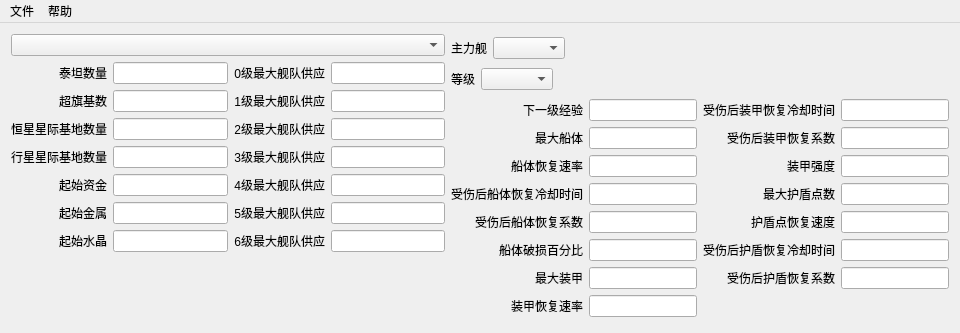
<?xml version="1.0" encoding="UTF-8"?>
<ui version="4.0">
 <class>SSE2_ConfigEditorMainWndClass</class>
 <widget class="QMainWindow" name="SSE2_ConfigEditorMainWndClass">
  <property name="geometry">
   <rect>
    <x>0</x>
    <y>0</y>
    <width>960</width>
    <height>333</height>
   </rect>
  </property>
  <property name="windowTitle">
   <string/>
  </property>
  <widget class="QWidget" name="centralWidget">
   <layout class="QHBoxLayout" name="horizontalLayout_4">
    <item>
     <layout class="QVBoxLayout" name="verticalLayout_3">
      <item>
       <layout class="QVBoxLayout" name="verticalLayout">
        <item>
         <layout class="QHBoxLayout" name="horizontalLayout_2" stretch="4">
          <item>
           <widget class="QComboBox" name="comboBox_faction"/>
          </item>
         </layout>
        </item>
        <item>
         <layout class="QGridLayout" name="gridLayout">
          <item row="0" column="0">
           <widget class="QLabel" name="label_Titan">
            <property name="text">
             <string>泰坦数量</string>
            </property>
            <property name="alignment">
             <set>Qt::AlignmentFlag::AlignRight|Qt::AlignmentFlag::AlignTrailing|Qt::AlignmentFlag::AlignVCenter</set>
            </property>
           </widget>
          </item>
          <item row="0" column="1">
           <widget class="QLineEdit" name="lineEdit_Titan">
            <property name="readOnly">
             <bool>false</bool>
            </property>
           </widget>
          </item>
          <item row="0" column="2">
           <widget class="QLabel" name="label_Maxsupply0">
            <property name="maximumSize">
             <size>
              <width>101</width>
              <height>20</height>
             </size>
            </property>
            <property name="text">
             <string>0级最大舰队供应</string>
            </property>
            <property name="alignment">
             <set>Qt::AlignmentFlag::AlignRight|Qt::AlignmentFlag::AlignTrailing|Qt::AlignmentFlag::AlignVCenter</set>
            </property>
           </widget>
          </item>
          <item row="0" column="3">
           <widget class="QLineEdit" name="lineEdit_Maxsupply0">
            <property name="readOnly">
             <bool>false</bool>
            </property>
           </widget>
          </item>
          <item row="1" column="0">
           <widget class="QLabel" name="label_SuperCapitalship">
            <property name="text">
             <string>超旗基数</string>
            </property>
            <property name="alignment">
             <set>Qt::AlignmentFlag::AlignRight|Qt::AlignmentFlag::AlignTrailing|Qt::AlignmentFlag::AlignVCenter</set>
            </property>
           </widget>
          </item>
          <item row="1" column="1">
           <widget class="QLineEdit" name="lineEdit_SuperCapitalship">
            <property name="readOnly">
             <bool>false</bool>
            </property>
           </widget>
          </item>
          <item row="1" column="2">
           <widget class="QLabel" name="label_Maxsupply1">
            <property name="maximumSize">
             <size>
              <width>101</width>
              <height>20</height>
             </size>
            </property>
            <property name="text">
             <string>1级最大舰队供应</string>
            </property>
            <property name="alignment">
             <set>Qt::AlignmentFlag::AlignRight|Qt::AlignmentFlag::AlignTrailing|Qt::AlignmentFlag::AlignVCenter</set>
            </property>
           </widget>
          </item>
          <item row="1" column="3">
           <widget class="QLineEdit" name="lineEdit_Maxsupply1">
            <property name="readOnly">
             <bool>false</bool>
            </property>
           </widget>
          </item>
          <item row="2" column="0">
           <widget class="QLabel" name="label_starStarbase">
            <property name="text">
             <string>恒星星际基地数量</string>
            </property>
            <property name="alignment">
             <set>Qt::AlignmentFlag::AlignRight|Qt::AlignmentFlag::AlignTrailing|Qt::AlignmentFlag::AlignVCenter</set>
            </property>
           </widget>
          </item>
          <item row="2" column="1">
           <widget class="QLineEdit" name="lineEdit_starStarbase">
            <property name="readOnly">
             <bool>false</bool>
            </property>
           </widget>
          </item>
          <item row="2" column="2">
           <widget class="QLabel" name="label_Maxsupply2">
            <property name="maximumSize">
             <size>
              <width>101</width>
              <height>20</height>
             </size>
            </property>
            <property name="text">
             <string>2级最大舰队供应</string>
            </property>
            <property name="alignment">
             <set>Qt::AlignmentFlag::AlignRight|Qt::AlignmentFlag::AlignTrailing|Qt::AlignmentFlag::AlignVCenter</set>
            </property>
           </widget>
          </item>
          <item row="2" column="3">
           <widget class="QLineEdit" name="lineEdit_Maxsupply2">
            <property name="readOnly">
             <bool>false</bool>
            </property>
           </widget>
          </item>
          <item row="3" column="0">
           <widget class="QLabel" name="label_planetStarbase">
            <property name="text">
             <string>行星星际基地数量</string>
            </property>
            <property name="alignment">
             <set>Qt::AlignmentFlag::AlignRight|Qt::AlignmentFlag::AlignTrailing|Qt::AlignmentFlag::AlignVCenter</set>
            </property>
           </widget>
          </item>
          <item row="3" column="1">
           <widget class="QLineEdit" name="lineEdit_planetStarbase">
            <property name="readOnly">
             <bool>false</bool>
            </property>
           </widget>
          </item>
          <item row="3" column="2">
           <widget class="QLabel" name="label_Maxsupply3">
            <property name="maximumSize">
             <size>
              <width>101</width>
              <height>20</height>
             </size>
            </property>
            <property name="text">
             <string>3级最大舰队供应</string>
            </property>
            <property name="alignment">
             <set>Qt::AlignmentFlag::AlignRight|Qt::AlignmentFlag::AlignTrailing|Qt::AlignmentFlag::AlignVCenter</set>
            </property>
           </widget>
          </item>
          <item row="3" column="3">
           <widget class="QLineEdit" name="lineEdit_Maxsupply3">
            <property name="readOnly">
             <bool>false</bool>
            </property>
           </widget>
          </item>
          <item row="4" column="0">
           <widget class="QLabel" name="label_default_starting_credit">
            <property name="text">
             <string>起始资金</string>
            </property>
            <property name="alignment">
             <set>Qt::AlignmentFlag::AlignRight|Qt::AlignmentFlag::AlignTrailing|Qt::AlignmentFlag::AlignVCenter</set>
            </property>
           </widget>
          </item>
          <item row="4" column="1">
           <widget class="QLineEdit" name="lineEdit_default_starting_credit">
            <property name="readOnly">
             <bool>false</bool>
            </property>
           </widget>
          </item>
          <item row="4" column="2">
           <widget class="QLabel" name="label_Maxsupply4">
            <property name="maximumSize">
             <size>
              <width>101</width>
              <height>20</height>
             </size>
            </property>
            <property name="text">
             <string>4级最大舰队供应</string>
            </property>
            <property name="alignment">
             <set>Qt::AlignmentFlag::AlignRight|Qt::AlignmentFlag::AlignTrailing|Qt::AlignmentFlag::AlignVCenter</set>
            </property>
           </widget>
          </item>
          <item row="4" column="3">
           <widget class="QLineEdit" name="lineEdit_Maxsupply4">
            <property name="readOnly">
             <bool>false</bool>
            </property>
           </widget>
          </item>
          <item row="5" column="0">
           <widget class="QLabel" name="label_default_starting_metal">
            <property name="text">
             <string>起始金属</string>
            </property>
            <property name="alignment">
             <set>Qt::AlignmentFlag::AlignRight|Qt::AlignmentFlag::AlignTrailing|Qt::AlignmentFlag::AlignVCenter</set>
            </property>
           </widget>
          </item>
          <item row="5" column="1">
           <widget class="QLineEdit" name="lineEdit_default_starting_metal">
            <property name="readOnly">
             <bool>false</bool>
            </property>
           </widget>
          </item>
          <item row="5" column="2">
           <widget class="QLabel" name="label_Maxsupply5">
            <property name="maximumSize">
             <size>
              <width>101</width>
              <height>20</height>
             </size>
            </property>
            <property name="text">
             <string>5级最大舰队供应</string>
            </property>
            <property name="alignment">
             <set>Qt::AlignmentFlag::AlignRight|Qt::AlignmentFlag::AlignTrailing|Qt::AlignmentFlag::AlignVCenter</set>
            </property>
           </widget>
          </item>
          <item row="5" column="3">
           <widget class="QLineEdit" name="lineEdit_Maxsupply5">
            <property name="readOnly">
             <bool>false</bool>
            </property>
           </widget>
          </item>
          <item row="6" column="0">
           <widget class="QLabel" name="label_default_starting_crystal">
            <property name="text">
             <string>起始水晶</string>
            </property>
            <property name="alignment">
             <set>Qt::AlignmentFlag::AlignRight|Qt::AlignmentFlag::AlignTrailing|Qt::AlignmentFlag::AlignVCenter</set>
            </property>
           </widget>
          </item>
          <item row="6" column="1">
           <widget class="QLineEdit" name="lineEdit_default_starting_crystal">
            <property name="readOnly">
             <bool>false</bool>
            </property>
           </widget>
          </item>
          <item row="6" column="2">
           <widget class="QLabel" name="label_Maxsupply6">
            <property name="maximumSize">
             <size>
              <width>101</width>
              <height>20</height>
             </size>
            </property>
            <property name="text">
             <string>6级最大舰队供应</string>
            </property>
            <property name="alignment">
             <set>Qt::AlignmentFlag::AlignRight|Qt::AlignmentFlag::AlignTrailing|Qt::AlignmentFlag::AlignVCenter</set>
            </property>
           </widget>
          </item>
          <item row="6" column="3">
           <widget class="QLineEdit" name="lineEdit_Maxsupply6">
            <property name="readOnly">
             <bool>false</bool>
            </property>
           </widget>
          </item>
         </layout>
        </item>
       </layout>
      </item>
      <item>
       <spacer name="verticalSpacer">
        <property name="orientation">
         <enum>Qt::Orientation::Vertical</enum>
        </property>
        <property name="sizeHint" stdset="0">
         <size>
          <width>20</width>
          <height>40</height>
         </size>
        </property>
       </spacer>
      </item>
     </layout>
    </item>
    <item>
     <layout class="QVBoxLayout" name="verticalLayout_2">
      <item>
       <layout class="QHBoxLayout" name="horizontalLayout">
        <item>
         <widget class="QLabel" name="label_Titan_2">
          <property name="text">
           <string>主力舰</string>
          </property>
          <property name="alignment">
           <set>Qt::AlignmentFlag::AlignRight|Qt::AlignmentFlag::AlignTrailing|Qt::AlignmentFlag::AlignVCenter</set>
          </property>
         </widget>
        </item>
        <item>
         <widget class="QComboBox" name="comboBox_faction_2"/>
        </item>
        <item>
         <spacer name="horizontalSpacer">
          <property name="orientation">
           <enum>Qt::Orientation::Horizontal</enum>
          </property>
          <property name="sizeHint" stdset="0">
           <size>
            <width>40</width>
            <height>20</height>
           </size>
          </property>
         </spacer>
        </item>
       </layout>
      </item>
      <item>
       <layout class="QHBoxLayout" name="horizontalLayout_3">
        <item>
         <widget class="QLabel" name="label_Titan_3">
          <property name="text">
           <string>等级</string>
          </property>
          <property name="alignment">
           <set>Qt::AlignmentFlag::AlignRight|Qt::AlignmentFlag::AlignTrailing|Qt::AlignmentFlag::AlignVCenter</set>
          </property>
         </widget>
        </item>
        <item>
         <widget class="QComboBox" name="comboBox_faction_3"/>
        </item>
        <item>
         <spacer name="horizontalSpacer_2">
          <property name="orientation">
           <enum>Qt::Orientation::Horizontal</enum>
          </property>
          <property name="sizeHint" stdset="0">
           <size>
            <width>40</width>
            <height>20</height>
           </size>
          </property>
         </spacer>
        </item>
       </layout>
      </item>
      <item>
       <layout class="QGridLayout" name="gridLayout_2">
        <item row="0" column="0">
         <widget class="QLabel" name="label_Titan_4">
          <property name="text">
           <string>下一级经验</string>
          </property>
          <property name="alignment">
           <set>Qt::AlignmentFlag::AlignRight|Qt::AlignmentFlag::AlignTrailing|Qt::AlignmentFlag::AlignVCenter</set>
          </property>
         </widget>
        </item>
        <item row="0" column="1">
         <widget class="QLineEdit" name="lineEdit_Titan_2">
          <property name="readOnly">
           <bool>false</bool>
          </property>
         </widget>
        </item>
        <item row="0" column="2">
         <widget class="QLabel" name="label_Titan_12">
          <property name="text">
           <string>受伤后装甲恢复冷却时间</string>
          </property>
          <property name="alignment">
           <set>Qt::AlignmentFlag::AlignRight|Qt::AlignmentFlag::AlignTrailing|Qt::AlignmentFlag::AlignVCenter</set>
          </property>
         </widget>
        </item>
        <item row="0" column="3">
         <widget class="QLineEdit" name="lineEdit_Titan_10">
          <property name="readOnly">
           <bool>false</bool>
          </property>
         </widget>
        </item>
        <item row="1" column="0">
         <widget class="QLabel" name="label_Titan_5">
          <property name="text">
           <string>最大船体</string>
          </property>
          <property name="alignment">
           <set>Qt::AlignmentFlag::AlignRight|Qt::AlignmentFlag::AlignTrailing|Qt::AlignmentFlag::AlignVCenter</set>
          </property>
         </widget>
        </item>
        <item row="1" column="1">
         <widget class="QLineEdit" name="lineEdit_Titan_3">
          <property name="readOnly">
           <bool>false</bool>
          </property>
         </widget>
        </item>
        <item row="1" column="2">
         <widget class="QLabel" name="label_Titan_13">
          <property name="text">
           <string>受伤后装甲恢复系数</string>
          </property>
          <property name="alignment">
           <set>Qt::AlignmentFlag::AlignRight|Qt::AlignmentFlag::AlignTrailing|Qt::AlignmentFlag::AlignVCenter</set>
          </property>
         </widget>
        </item>
        <item row="1" column="3">
         <widget class="QLineEdit" name="lineEdit_Titan_11">
          <property name="readOnly">
           <bool>false</bool>
          </property>
         </widget>
        </item>
        <item row="2" column="0">
         <widget class="QLabel" name="label_Titan_6">
          <property name="text">
           <string>船体恢复速率</string>
          </property>
          <property name="alignment">
           <set>Qt::AlignmentFlag::AlignRight|Qt::AlignmentFlag::AlignTrailing|Qt::AlignmentFlag::AlignVCenter</set>
          </property>
         </widget>
        </item>
        <item row="2" column="1">
         <widget class="QLineEdit" name="lineEdit_Titan_4">
          <property name="readOnly">
           <bool>false</bool>
          </property>
         </widget>
        </item>
        <item row="2" column="2">
         <widget class="QLabel" name="label_Titan_14">
          <property name="text">
           <string>装甲强度</string>
          </property>
          <property name="alignment">
           <set>Qt::AlignmentFlag::AlignRight|Qt::AlignmentFlag::AlignTrailing|Qt::AlignmentFlag::AlignVCenter</set>
          </property>
         </widget>
        </item>
        <item row="2" column="3">
         <widget class="QLineEdit" name="lineEdit_Titan_12">
          <property name="readOnly">
           <bool>false</bool>
          </property>
         </widget>
        </item>
        <item row="3" column="0">
         <widget class="QLabel" name="label_Titan_7">
          <property name="text">
           <string>受伤后船体恢复冷却时间</string>
          </property>
          <property name="alignment">
           <set>Qt::AlignmentFlag::AlignRight|Qt::AlignmentFlag::AlignTrailing|Qt::AlignmentFlag::AlignVCenter</set>
          </property>
         </widget>
        </item>
        <item row="3" column="1">
         <widget class="QLineEdit" name="lineEdit_Titan_5">
          <property name="readOnly">
           <bool>false</bool>
          </property>
         </widget>
        </item>
        <item row="3" column="2">
         <widget class="QLabel" name="label_Titan_15">
          <property name="text">
           <string>最大护盾点数</string>
          </property>
          <property name="alignment">
           <set>Qt::AlignmentFlag::AlignRight|Qt::AlignmentFlag::AlignTrailing|Qt::AlignmentFlag::AlignVCenter</set>
          </property>
         </widget>
        </item>
        <item row="3" column="3">
         <widget class="QLineEdit" name="lineEdit_Titan_13">
          <property name="readOnly">
           <bool>false</bool>
          </property>
         </widget>
        </item>
        <item row="4" column="0">
         <widget class="QLabel" name="label_Titan_8">
          <property name="text">
           <string>受伤后船体恢复系数</string>
          </property>
          <property name="alignment">
           <set>Qt::AlignmentFlag::AlignRight|Qt::AlignmentFlag::AlignTrailing|Qt::AlignmentFlag::AlignVCenter</set>
          </property>
         </widget>
        </item>
        <item row="4" column="1">
         <widget class="QLineEdit" name="lineEdit_Titan_6">
          <property name="readOnly">
           <bool>false</bool>
          </property>
         </widget>
        </item>
        <item row="4" column="2">
         <widget class="QLabel" name="label_Titan_16">
          <property name="text">
           <string>护盾点恢复速度</string>
          </property>
          <property name="alignment">
           <set>Qt::AlignmentFlag::AlignRight|Qt::AlignmentFlag::AlignTrailing|Qt::AlignmentFlag::AlignVCenter</set>
          </property>
         </widget>
        </item>
        <item row="4" column="3">
         <widget class="QLineEdit" name="lineEdit_Titan_14">
          <property name="readOnly">
           <bool>false</bool>
          </property>
         </widget>
        </item>
        <item row="5" column="0">
         <widget class="QLabel" name="label_Titan_9">
          <property name="text">
           <string>船体破损百分比</string>
          </property>
          <property name="alignment">
           <set>Qt::AlignmentFlag::AlignRight|Qt::AlignmentFlag::AlignTrailing|Qt::AlignmentFlag::AlignVCenter</set>
          </property>
         </widget>
        </item>
        <item row="5" column="1">
         <widget class="QLineEdit" name="lineEdit_Titan_7">
          <property name="readOnly">
           <bool>false</bool>
          </property>
         </widget>
        </item>
        <item row="5" column="2">
         <widget class="QLabel" name="label_Titan_17">
          <property name="text">
           <string>受伤后护盾恢复冷却时间</string>
          </property>
          <property name="alignment">
           <set>Qt::AlignmentFlag::AlignRight|Qt::AlignmentFlag::AlignTrailing|Qt::AlignmentFlag::AlignVCenter</set>
          </property>
         </widget>
        </item>
        <item row="5" column="3">
         <widget class="QLineEdit" name="lineEdit_Titan_15">
          <property name="readOnly">
           <bool>false</bool>
          </property>
         </widget>
        </item>
        <item row="6" column="0">
         <widget class="QLabel" name="label_Titan_10">
          <property name="text">
           <string>最大装甲</string>
          </property>
          <property name="alignment">
           <set>Qt::AlignmentFlag::AlignRight|Qt::AlignmentFlag::AlignTrailing|Qt::AlignmentFlag::AlignVCenter</set>
          </property>
         </widget>
        </item>
        <item row="6" column="1">
         <widget class="QLineEdit" name="lineEdit_Titan_8">
          <property name="readOnly">
           <bool>false</bool>
          </property>
         </widget>
        </item>
        <item row="6" column="2">
         <widget class="QLabel" name="label_Titan_18">
          <property name="text">
           <string>受伤后护盾恢复系数</string>
          </property>
          <property name="alignment">
           <set>Qt::AlignmentFlag::AlignRight|Qt::AlignmentFlag::AlignTrailing|Qt::AlignmentFlag::AlignVCenter</set>
          </property>
         </widget>
        </item>
        <item row="6" column="3">
         <widget class="QLineEdit" name="lineEdit_Titan_16">
          <property name="readOnly">
           <bool>false</bool>
          </property>
         </widget>
        </item>
        <item row="7" column="0">
         <widget class="QLabel" name="label_Titan_11">
          <property name="text">
           <string>装甲恢复速率</string>
          </property>
          <property name="alignment">
           <set>Qt::AlignmentFlag::AlignRight|Qt::AlignmentFlag::AlignTrailing|Qt::AlignmentFlag::AlignVCenter</set>
          </property>
         </widget>
        </item>
        <item row="7" column="1">
         <widget class="QLineEdit" name="lineEdit_Titan_9">
          <property name="readOnly">
           <bool>false</bool>
          </property>
         </widget>
        </item>
       </layout>
      </item>
     </layout>
    </item>
   </layout>
  </widget>
  <widget class="QMenuBar" name="menuBar">
   <property name="geometry">
    <rect>
     <x>0</x>
     <y>0</y>
     <width>960</width>
     <height>20</height>
    </rect>
   </property>
   <widget class="QMenu" name="menu_File">
    <property name="title">
     <string>文件</string>
    </property>
   </widget>
   <widget class="QMenu" name="menu_Help">
    <property name="title">
     <string>帮助</string>
    </property>
   </widget>
   <addaction name="menu_File"/>
   <addaction name="menu_Help"/>
  </widget>
 </widget>
 <layoutdefault spacing="6" margin="11"/>
 <resources>
  <include location="SSE2_ConfigEditor.qrc"/>
 </resources>
 <connections/>
</ui>
